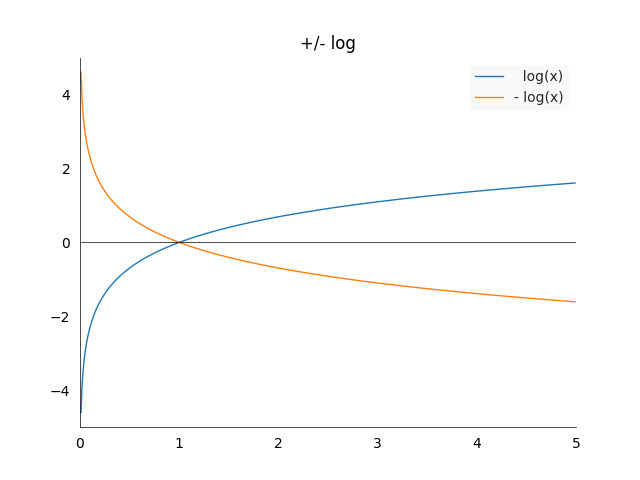

Here is the Python script that generated this plot:
import prettyplotlib as ppl
import numpy as np
import matplotlib.pyplot as plt

fig, ax = plt.subplots(1)
plt.ylim(top=5, bottom=-5)
plt.xlim(left=0, right=5)

ax.set_title('+/- log')

x = np.arange(0.01, 5, 0.01)
ppl.plot(ax, x, np.log(x), label='  log(x)', linewidth=1.0)
ppl.plot(ax, x, -1*np.log(x), label='- log(x)', linewidth=1.0)
ppl.plot(ax, x, 0*x, label="", linewidth=0.5, color='black')


ppl.legend(ax)

fig.savefig('log_plot.png')
